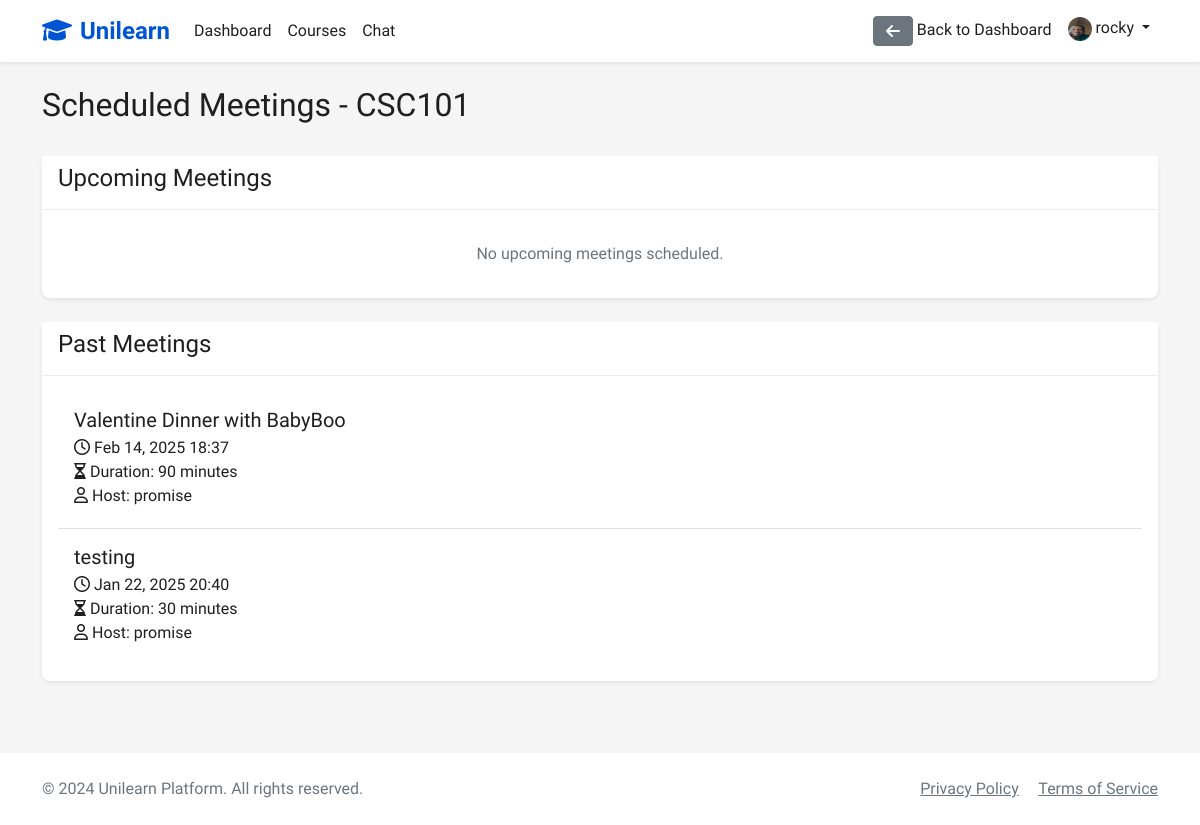
The app's page /courses/1/meetings/schedule/ (signed in) with its own data.
### accounts/models.py (models this page shows)
class User(AbstractUser):
    is_student = models.BooleanField(default=False)
    is_instructor = models.BooleanField(default=False)
    profile_picture = models.ImageField(upload_to='profile_pics/', null=True, blank=True)

### courses/models.py (models this page shows, shortened)
class Course(models.Model):
    title = models.CharField(max_length=200)
    description = models.TextField()
    instructor = models.ForeignKey(User, on_delete=models.CASCADE, related_name='courses_teaching')
    students = models.ManyToManyField(User, related_name='courses_enrolled', blank=True)
    start_date = models.DateField()
    end_date = models.DateField()
    created_at = models.DateTimeField(auto_now_add=True)
    updated_at = models.DateTimeField(auto_now=True)
    is_active = models.BooleanField(default=True)
    class Meta:
        ordering = ['-created_at']

class VideoMeeting(models.Model):
    course = models.ForeignKey(Course, on_delete=models.CASCADE, related_name='meetings')
    title = models.CharField(max_length=200)
    meeting_id = models.CharField(max_length=100, unique=True)
    scheduled_time = models.DateTimeField()
    duration = models.IntegerField(help_text="Duration in minutes")
    is_recurring = models.BooleanField(default=False)
    created_by = models.ForeignKey(User, on_delete=models.CASCADE)
    created_at = models.DateTimeField(auto_now_add=True)
    is_active = models.BooleanField(default=False)

### courses/views.py (the view)
# urls.py: path('<int:course_id>/meetings/schedule/', views.scheduled_meetings, name='scheduled_meetings'),
@login_required
def scheduled_meetings(request, course_id):
    course = get_object_or_404(Course, pk=course_id)
    if not (request.user.is_instructor and request.user == course.instructor) and \
       not (request.user in course.students.all()):
        messages.error(request, 'You do not have access to this course.')
        return redirect('course_list')
    now = timezone.now()
    upcoming_meetings = VideoMeeting.objects.filter(
        course=course,
        scheduled_time__gte=now
    ).order_by('scheduled_time')
    past_meetings = VideoMeeting.objects.filter(
        course=course,
        scheduled_time__lt=now
    ).order_by('-scheduled_time')
    return render(request, 'courses/scheduled_meetings.html', {
        'course': course,
        'upcoming_meetings': upcoming_meetings,
        'past_meetings': past_meetings,
        'now': now,
        'can_create': request.user.is_instructor and request.user == course.instructor
    })

### templates/courses/scheduled_meetings.html (shortened to what this page needs)
{% extends 'base.html' %}
{% block content %}
<div class="container">
    <div class="row mb-4">
        <div class="col-md-8">
            <h2>Scheduled Meetings - {{ course.title }}</h2>
        </div>
    </div>
    <div class="card mb-4">
        <div class="card-header">
            <h4>Upcoming Meetings</h4>
        </div>
        <div class="card-body">
            {% if upcoming_meetings %}
                {% for meeting in upcoming_meetings %}
                    <div class="meeting-item border-bottom p-3">
                        <div class="d-flex justify-content-between align-items-start">
                            <div>
                                <h5 class="mb-1">{{ meeting.title }}</h5>
                                <p class="mb-1">
                                    <i class="far fa-clock"></i> {{ meeting.scheduled_time|date:"M d, Y H:i" }}<br>
                                    <i class="far fa-hourglass"></i> Duration: {{ meeting.duration }} minutes<br>
                                    <i class="far fa-user"></i> Host: {{ meeting.created_by.username }}
                                </p>
                                {% if meeting.is_recurring %}
                                    <span class="badge bg-info">Recurring</span>
                                {% endif %}
                            </div>
                            <div class="text-end">
                                {% if meeting.scheduled_time|date:"Y-m-d H:i" <= now|date:"Y-m-d H:i" %}
                                    <a href="{% url 'join_meeting' meeting.id %}" class="btn btn-success">
                                        <i class="fas fa-video"></i> Join Meeting
                                    </a>
                                {% else %}
                                    <button class="btn btn-secondary" disabled>
                                        Not Started Yet
                                    </button>
                                {% endif %}
                                {% if can_create %}
                                    <a href="{% url 'delete_meeting' meeting.id %}" class="btn btn-danger btn-sm ms-2">
                                        <i class="fas fa-trash"></i>
                                    </a>
                                {% endif %}
                            </div>
                        </div>
                    </div>
                {% endfor %}
            {% else %}
                <p class="text-muted text-center my-3">No upcoming meetings scheduled.</p>
            {% endif %}
        </div>
    </div>
    <div class="card">
        <div class="card-header">
            <h4>Past Meetings</h4>
        </div>
        <div class="card-body">
            {% if past_meetings %}
                {% for meeting in past_meetings %}
                    <div class="meeting-item border-bottom p-3">
                        <div class="d-flex justify-content-between align-items-start">
                            <div>
                                <h5 class="mb-1">{{ meeting.title }}</h5>
                                <p class="mb-1">
                                    <i class="far fa-clock"></i> {{ meeting.scheduled_time|date:"M d, Y H:i" }}<br>
                                    <i class="far fa-hourglass"></i> Duration: {{ meeting.duration }} minutes<br>
                                    <i class="far fa-user"></i> Host: {{ meeting.created_by.username }}
                                </p>
                            </div>
                        </div>
                    </div>
                {% endfor %}
            {% else %}
                <p class="text-muted text-center my-3">No past meetings.</p>
            {% endif %}
        </div>
    </div>
</div>
{% endblock %}

### templates/base.html (shortened to what this page needs)
<!DOCTYPE html>
{% load static %}
<html lang="en">
<head>
    <link href="https://cdn.jsdelivr.net/npm/bootstrap@5.1.3/dist/css/bootstrap.min.css" rel="stylesheet">
    <link rel="stylesheet" href="https://cdnjs.cloudflare.com/ajax/libs/font-awesome/6.0.0/css/all.min.css">
    <link rel="stylesheet" href="{% static 'css/style.css' %}">
</head>
<body>
    <nav class="navbar navbar-expand-lg navbar-light sticky-top">
        <div class="container">
            <a class="navbar-brand" href="{% url 'home' %}">
                <i class="fas fa-graduation-cap me-2"></i>Unilearn
            </a>
            <div class="collapse navbar-collapse" id="navbarNav">
                <ul class="navbar-nav me-auto">
                    {% if user.is_authenticated %}
                        <li class="nav-item">
                            <a class="nav-link" href="{% url 'dashboard' %}">Dashboard</a>
                        </li>
                        <li class="nav-item">
                            <a class="nav-link" href="{% url 'course_list' %}">Courses</a>
                        </li>
                        <li class="nav-item">
                            <a class="nav-link" href="{% url 'chat_list' %}">Chat</a>
                        </li>
                    {% endif %}
                </ul>
                <ul class="navbar-nav">
                    {% if user.is_authenticated %}
                        {% if request.resolver_match.url_name != 'dashboard' %}
                            <li class="nav-item">
                                <a href="{% url 'dashboard' %}" class="nav-link">
                                    <i class="fas fa-arrow-left btn btn-secondary"></i> Back to Dashboard
                                </a>
                            </li>
                        {% endif %}
                        <li class="nav-item dropdown">
                            <a class="nav-link dropdown-toggle" href="#" id="navbarDropdown" role="button" data-bs-toggle="dropdown">
                                {% if user.profile_picture %}
                                    <img src="{{ user.profile_picture.url }}" alt="Profile" class="rounded-circle" style="width: 24px; height: 24px;">
                                {% else %}
                                    <i class="fas fa-user-circle"></i>
                                {% endif %}
                                {{ user.username }}
                            </a>
                        </li>
                    {% endif %}
                </ul>
            </div>
        </div>
    </nav>
    <main class="py-4">
        {% block content %}{% endblock %}
    </main>
    <footer class="bg-white py-4 mt-5">
        <div class="container">
            <div class="row">
                <div class="col-md-6">
                    <p class="mb-0 text-muted">&copy; 2024 Unilearn Platform. All rights reserved.</p>
                </div>
                <div class="col-md-6 text-end">
                    <a href="#" class="text-muted me-3">Privacy Policy</a>
                    <a href="#" class="text-muted">Terms of Service</a>
                </div>
            </div>
        </div>
    </footer>
</body>
</html>

### static/css/style.css (style rules this page uses)
:root { --primary-color: #0056D2; --secondary-color: #2A73CC; --accent-color: #0056D2; --success-color: #1E8A24; --warning-color: #F2C94C; --danger-color: #DB4437; --text-primary: #1F1F1F; --text-secondary: #6B6B6B; --background-light: #F5F5F5; --white: #FFFFFF; }
body { font-family: 'Source Sans Pro', sans-serif; color: var(--text-primary); background-color: var(--background-light); }
.navbar { background-color: var(--white); box-shadow: 0 2px 4px rgba(0,0,0,0.08); }
.navbar-brand { color: var(--primary-color) !important; font-weight: 700; font-size: 1.5rem; }
.nav-link { color: var(--text-primary) !important; font-weight: 500; }
.card { border: none; border-radius: 8px; box-shadow: 0 2px 4px rgba(0,0,0,0.08); transition: transform 0.2s; }
.card-header { background-color: var(--white); border-bottom: 1px solid rgba(0,0,0,0.08); font-weight: 600; }

### templates/courses/scheduled_meetings.html (style rules this page uses)
.meeting-item:last-child { border-bottom: none !important; }

### records on screen
User: profile_picture (picture), username "rocky"
Course: title "CSC101"
VideoMeeting: title "Valentine Dinner with BabyBoo", scheduled_time "Feb 14, 2025 18:37", duration "90", created_by.username "promise"
VideoMeeting: title "testing", scheduled_time "Jan 22, 2025 20:40", duration "30", created_by.username "promise"
